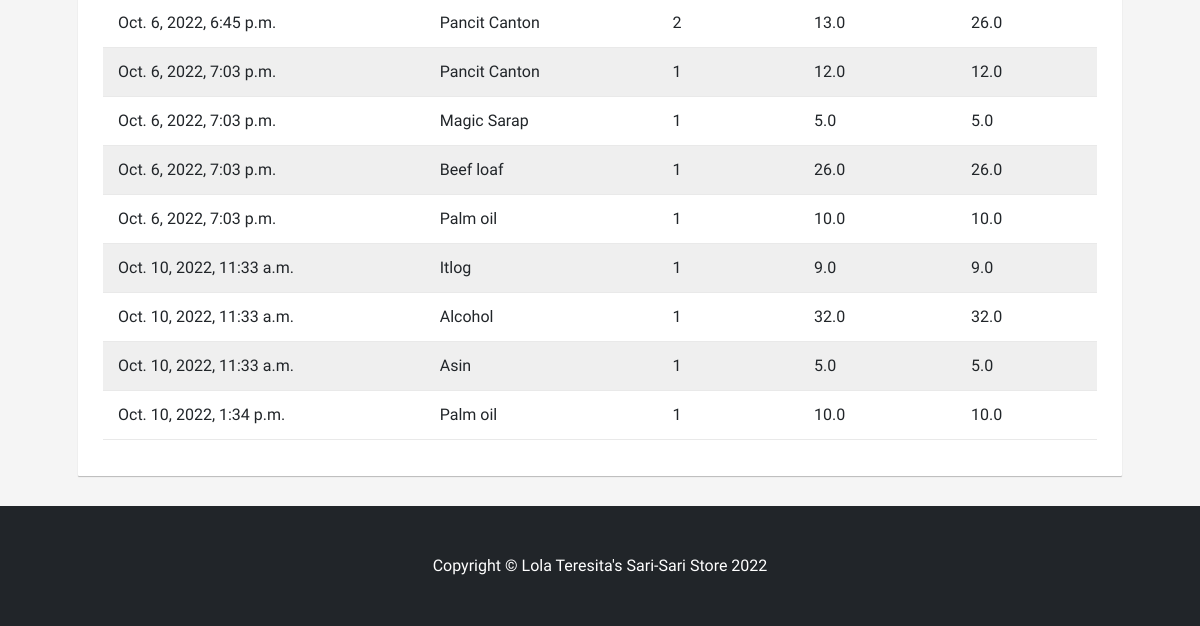
Before: /sales/ (lower part) with the older database file.
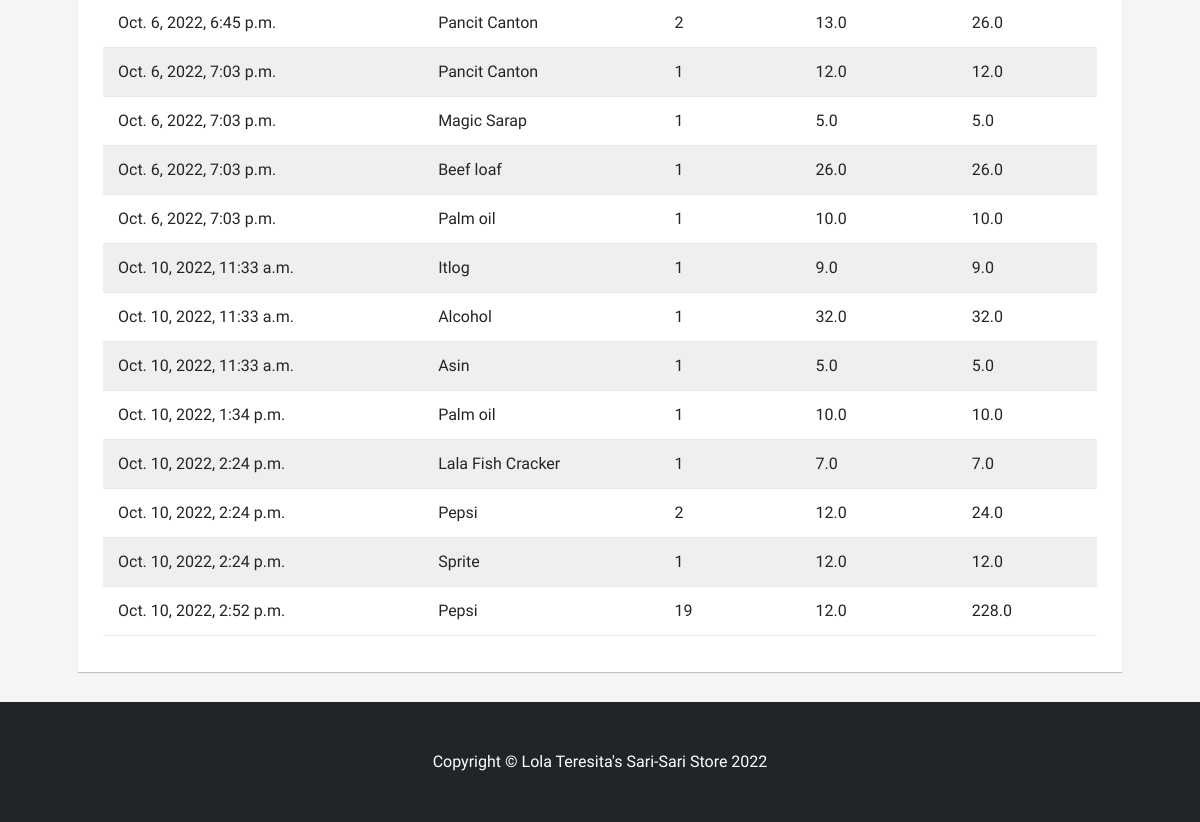
After: the same page with the newer database file.
### inventory/models.py (models this page shows)
class Sales(models.Model):
    datetime = models.DateTimeField(auto_now_add=True, null=False)
    quantity = models.PositiveIntegerField(blank=False, null=False)
    item_name = models.CharField(max_length=50)
    unit_price = models.FloatField(validators=[MinValueValidator(1.0)])
    subtotal = models.FloatField(validators=[MinValueValidator(1.0)])

### inventory/views.py (the view)
# urls.py: path('', views.sales_record, name='sales_record'),
def sales_record(request):
    template = loader.get_template("sales_record.html")
    sales = Sales.objects.all().values()
    context = {"sales": sales}
    return HttpResponse(template.render(context,request))

### inventory/templates/sales_record.html (shortened to what this page needs)
{% extends "base.html" %}
{% load static %}
{% block styles %}
    <link rel="stylesheet" href="{% static 'css/sales_style.css' %}"/>
{% endblock styles %}
{% block content %}
    <section>
            <div class="container px-4 px-lg-5 mt-5">
                    <div class="table-wrapper">
                        <table class="table table-striped table-hover">
                            <tbody>
                                {% for sale in sales %}
                                    <tr>
                                        <td>{{ sale.datetime }}</td>
                                        <td>{{ sale.item_name }}</td>
                                        <td>{{ sale.quantity }}</td>
                                        <td>{{ sale.unit_price }}</td>
                                        <td>{{ sale.subtotal }}</td>
                                    </tr>
                                {% endfor %}
                            </tbody>
                        </table>
                    </div>
            </div>
    </section>
{% endblock content %}

Changed rows visible on the page:
added Sales: datetime "Oct. 10, 2022, 2:24 p.m.", item_name "Lala Fish Cracker", quantity "1", unit_price "7.0", subtotal "7.0"
added Sales: datetime "Oct. 10, 2022, 2:24 p.m.", item_name "Pepsi", quantity "2", unit_price "12.0", subtotal "24.0"
added Sales: datetime "Oct. 10, 2022, 2:24 p.m.", item_name "Sprite", quantity "1", unit_price "12.0", subtotal "12.0"
added Sales: datetime "Oct. 10, 2022, 2:52 p.m.", item_name "Pepsi", quantity "19", unit_price "12.0", subtotal "228.0"
